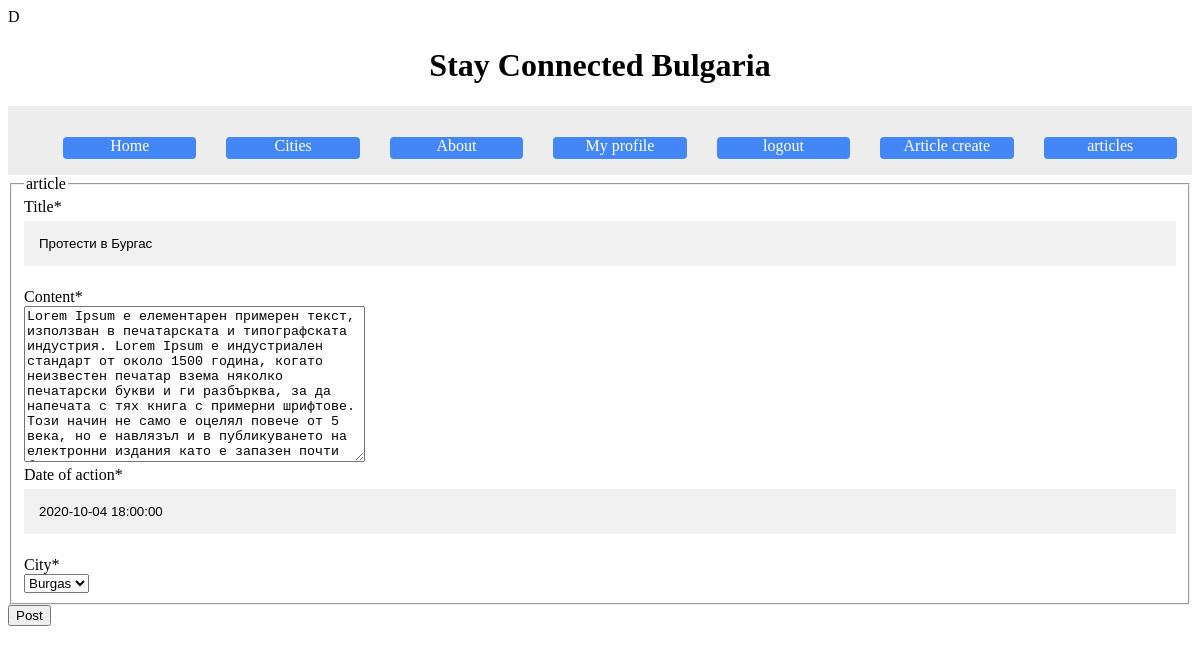
The app's page /articles/update/2/ (signed in), older data.
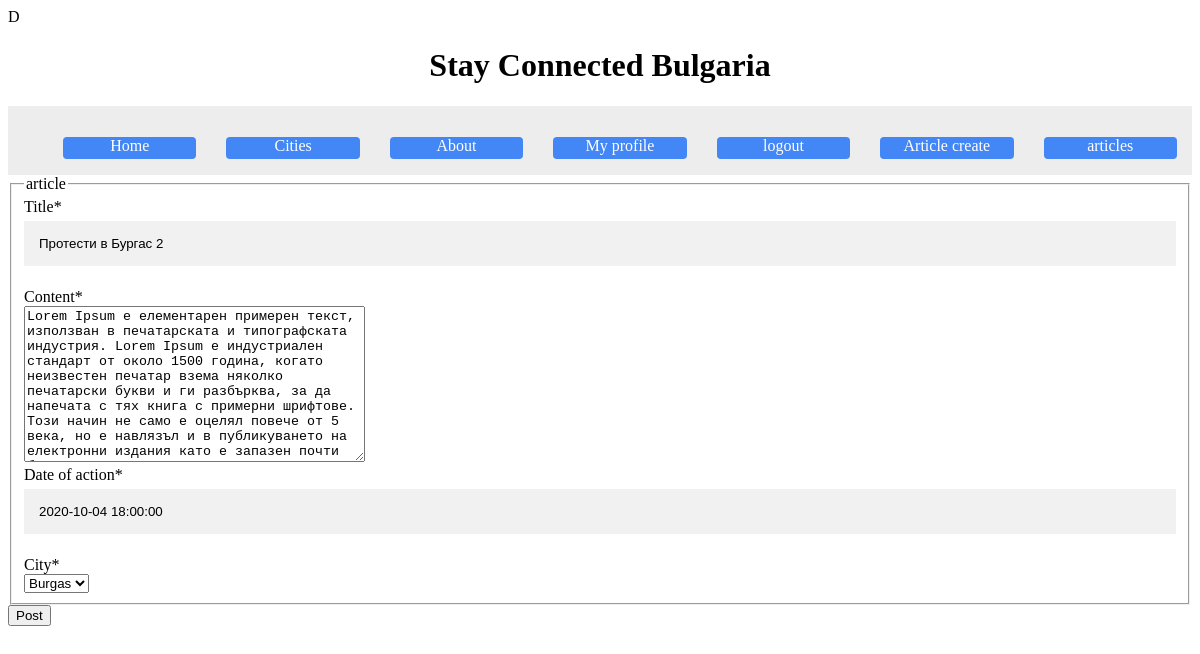
The same page, newer data.
### articles/models.py (models this page shows, shortened)
class Article(models.Model):
    title = models.CharField(max_length=100)
    content = models.TextField()
    date_posted = models.DateTimeField(default=timezone.now)
    date_of_action = models.DateTimeField(default=timezone.now)
    cities = [
    ('SOFIA', 'Sofia'),
    ('BURGAS', 'Burgas'),
    ('PLOVDIV', 'Plovdiv'),
    ('VARNA', 'Varna'),
    ('RUSE', 'Ruse'),
    ]
    city = models.CharField(
        max_length=10,
        choices=cities,
        default='SOFIA',
    )
    author = models.ForeignKey(User, on_delete=models.CASCADE)

### articles/views.py (the view, shortened to what this page needs)
# urls.py: path('update/<int:pk>/', views.ArticleUpdateView.as_view(), name='article-update'),
class ArticleUpdateView(LoginRequiredMixin, UserPassesTestMixin, UpdateView ):
    model=Article
    template_name="articles/article_form.html"
    fields = ['title','content','date_of_action','city']
    def test_func(self):
        article = self.get_object()
        if self.request.user == article.author:
            return True
        return False

### articles/templates/articles/article_form.html (shortened to what this page needs)
{% extends "pages/base.html" %}
{% load crispy_forms_tags %}
{% block content %}
    <div class="content-section">
        <form method="POST">
            <fieldset class="form-group">
                <legend class="border-bottom mb-4">article</legend>
                {{ form|crispy }}
            </fieldset>
            <div class="form-group">
                <button class="btn btn-outline-info" type="submit">Post</button>
            </div>
        </form>
    </div>
{% endblock content %}

Row changes from the older to the newer data that the page shows:
changed Article "Burgas": title "Протести в Бургас" → "Протести в Бургас 2"
